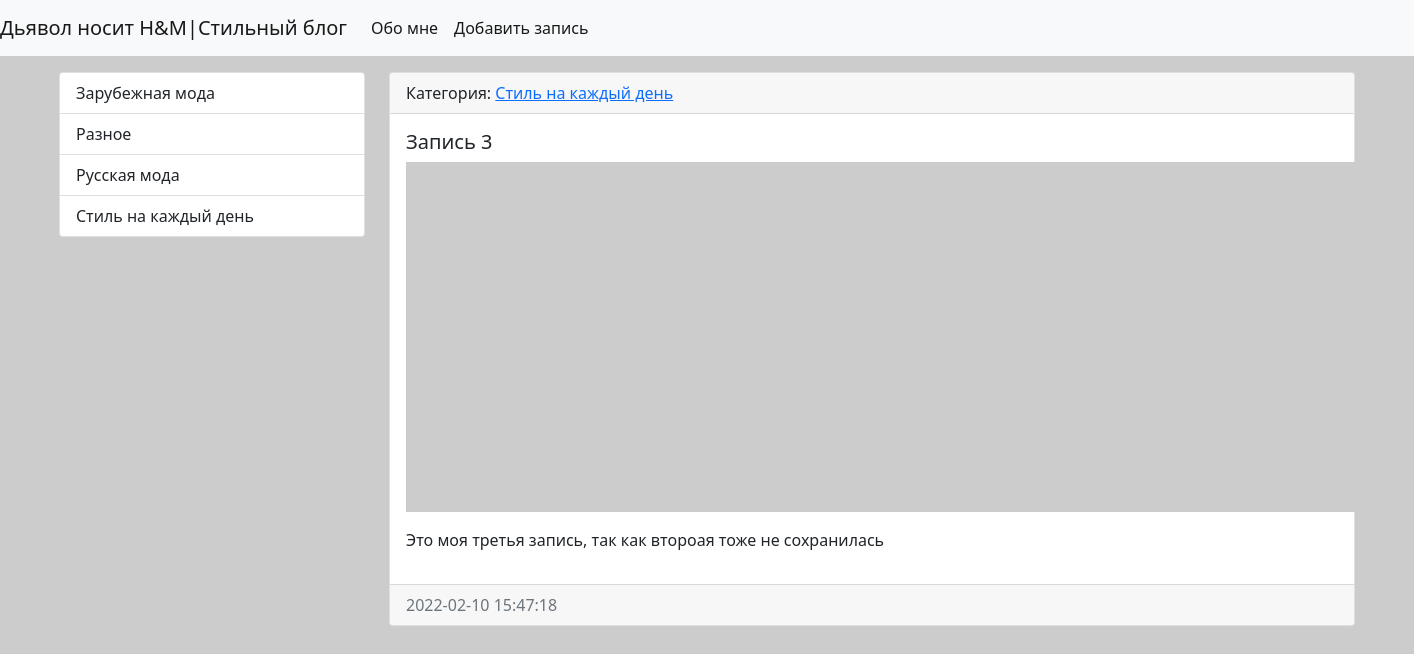
The app's page /portal/1/ with its own data.
### portal/models.py (models this page shows, shortened)
class Category(models.Model):
    title = models.CharField(max_length=100, db_index=True, verbose_name='Наименование категории')
    def get_absolute_url(self):
        return reverse('category', kwargs={"category_id": self.pk})
    def __str__(self):
        return self.title
    class Meta:
        verbose_name = 'Категория'
        verbose_name_plural = 'Категории'
        ordering = ['title']

class Portal(models.Model):
    title = models.CharField(max_length=100, verbose_name='Заголовок')
    post = models.TextField(blank=True, verbose_name='Контент')
    created_at = models.DateTimeField(auto_now_add=True, verbose_name='Дата создания')
    updated_at = models.DateTimeField(auto_now=True, verbose_name='Дата обновления')
    photo = models.ImageField(upload_to='photos/%Y/%m/%d/', verbose_name='Фото', blank=True)
    is_published = models.BooleanField(default=True, verbose_name='Публикация в блоге')
    category = models.ForeignKey('Category', on_delete=models.PROTECT, verbose_name='Категория')
    class Meta:
        verbose_name = 'Запись'
        verbose_name_plural = 'Записи'
        ordering = ['-created_at']

### portal/views.py (the view)
# urls.py: path('portal/<int:pk>/', ViewPost.as_view(), name='view_post'),
class ViewPost(DetailView):
    model = Portal
    context_object_name = 'post_item'

### portal/templatetags/portal_tags.py (called while the page is built)
@register.inclusion_tag('portal/list_categories.html')
def show_categories():
    categories = Category.objects.all()
    return {"categories": categories}

### portal/templates/portal/portal_detail.html (shortened to what this page needs)
{% extends 'base.html'%}
{% block sidebar %}
          {% include 'inc/_sidebar.html' %}
{% endblock %}
{% block post %}
        <div class="card mb-3">
          <div class="card-header">
            Категория: <a href="{{ post_item.category.get_absolute_url }}"> {{ post_item.category }}</a>
          </div>
          <div class="card-body">
              <h5 class="card-title">{{post_item.title}}</h5>
                  {% if post_item.photo %}
                      <img src="{{ post_item.photo.url }}" alt="" width="350" class="float-left mr-3">
                  {% else %}
                      <img src="https://picsum.photos/id/1060/350/235/?blur=2" alt="" class="float-left mr-3">
                  {% endif %}
                      <p class="card-text">{{ post_item.post|linebreaks }}</p>
          </div>
          <div class="card-footer text-muted">
            {{ post_item.created_at|date:"Y-m-d H:i:s"}}
          </div>
        </div>
{% endblock %}

### portal/templates/portal/list_categories.html
<div class="list-group">
    {% for item in categories %}
    <a href="{{ item.get_absolute_url }}" class="list-group-item list-group-item-action">{{ item.title }}</a>
    {% endfor %}
</div>

### records on screen
Category: title "Зарубежная мода"
Category: title "Разное"
Category: title "Русская мода"
Category: title "Стиль на каждый день"
Portal: category "Стиль на каждый день", title "Запись 3", post "Это моя третья запись, так как второая тоже не сохранилась", created_at "2022-02-10 15:47:18"
